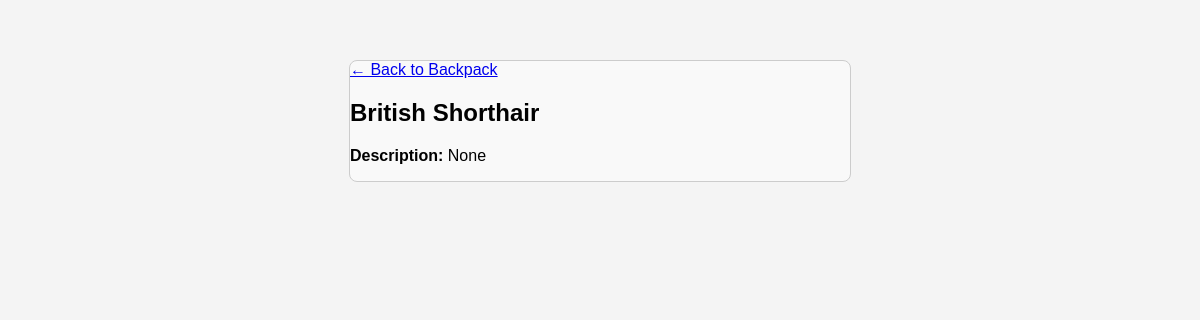
/item/Cats/1, run on an earlier commit of the app's database.
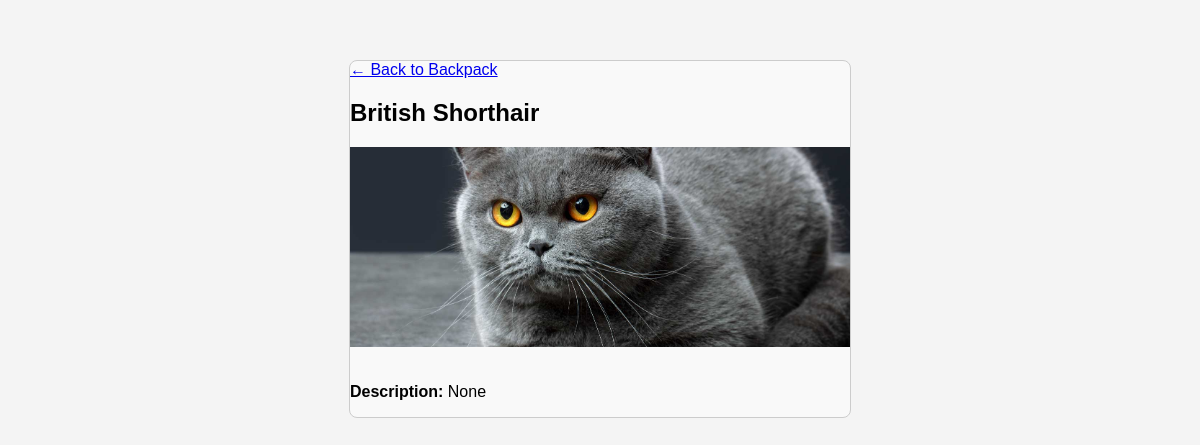
And on a later commit of the database.
### tables this page shows
CREATE TABLE Cats (ID INTEGER PRIMARY KEY, name TEXT, description TEXT, image TEXT);

### routes.py (the view)
@routes.route('/item/<table>/<int:item_id>')
def item_detail(table, item_id):
    if table not in ['Dogs', 'Cats', 'OtherPets']:
        abort(404)
    db = get_db()
    cur = db.execute(f'SELECT * FROM {table} WHERE id = ?', (item_id,))
    item = cur.fetchone()
    cur.close()
    if item is None:
        abort(404)
    return render_template('item_detail.html', item=item)

### app.py (called while the page is built)
@app.teardown_appcontext
def close_connection(exception):
    db = getattr(g, '_database', None)
    if db is not None:
        db.close()

### routes.py (called while the page is built)
def get_db():
    db = getattr(g, '_database', None)
    if db is None:
        db = g._database = sqlite3.connect('Backpack.db')
        db.row_factory = sqlite3.Row
    return db

### templates/item_detail.html
{% extends "layout.html" %}
{% block content %}
<div class="container-box" style="max-width: 500px; margin: 40px auto;">
    <a href="{{ url_for('home') }}">&larr; Back to Backpack</a>
    <h2>{{ item['name'] }}</h2>
    {% if item['image'] %}
    <img src="{{ url_for('static', filename='images/' ~ item['image']) }}" alt="{{ item['name'] }}" style="width:100%; margin-bottom: 1em;">
    {% endif %}
    <p><strong>Description:</strong> {{ item['description'] }}</p>
</div>
{% endblock %}

### templates/layout.html (shortened to what this page needs)
<!DOCTYPE html>
<html lang="en">
<head>
    <link rel="stylesheet" href="{{ url_for('static', filename='style.css') }}">
</head>
<body>
    {% block content %}
    {% endblock %}
</body>
</html>

### static/style.css (style rules this page uses)
img { width: 200px; height: 200px; object-fit: cover; }
body { font-family: Arial, sans-serif; background-color: #f4f4f4; margin: auto; padding: 20px; width: 80%; }
.container-box { border: 1px solid #ccc; background: #f9f9f9; border-radius: 8px; }
.container-box img { width: 100%; }

What changed in the data, as far as the page shows it:
changed Cats "British Shorthair": image: picture added
